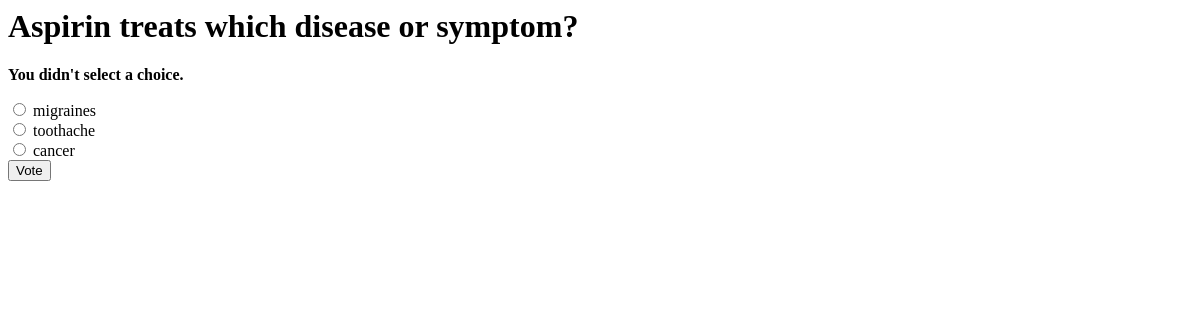
/polls/2/vote/, run on an earlier commit of the app's database.
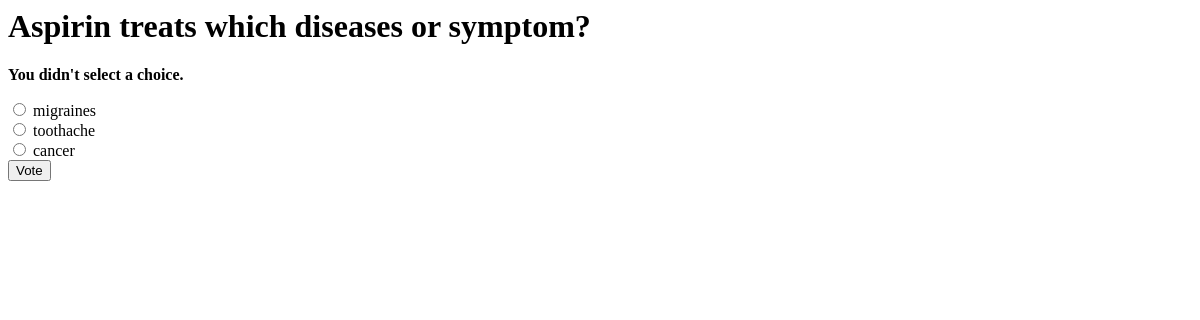
And on a later commit of the database.
### polls/models.py (models this page shows, shortened)
class Question(models.Model):
    question_text = models.CharField(max_length=200)
    pub_date = models.DateTimeField('date published')

### polls/views.py (the view)
# urls.py: url(r'^(?P<question_id>[0-9]+)/vote/$', views.vote, name='vote'),
def vote(request, question_id):
    p = get_object_or_404(Question, pk=question_id)
    try:
        selected_choice = p.choice_set.get(pk=request.POST['choice'])
    except (KeyError, Choice.DoesNotExist):
        return render(request, 'polls/detail.html', {
            'question': p,
            'error_message': "You didn't select a choice.",
        })
    else:
        selected_choice.votes += 1
        selected_choice.save()
        return HttpResponseRedirect(reverse('polls:results', args=(p.id,)))

### polls/templates/polls/detail.html (shortened to what this page needs)
<h1>{{ question.question_text }}</h1>
{% if error_message %}<p><strong>{{ error_message }}</strong></p>{% endif %}
<form action="{% url 'polls:vote' question.id %}" method="post">
{% for choice in question.choice_set.all %}
    <input type="radio" name="choice" id="choice{{ forloop.counter }}" value="{{ choice.id }}" />
    <label for="choice{{ forloop.counter }}">{{ choice.choice_text }}</label><br />
{% endfor %}
<input type="submit" value="Vote" />
</form>

What changed in the data, as far as the page shows it:
changed Question: question_text "Aspirin treats which disease or symptom?" → "Aspirin treats which diseases or symptom?"
